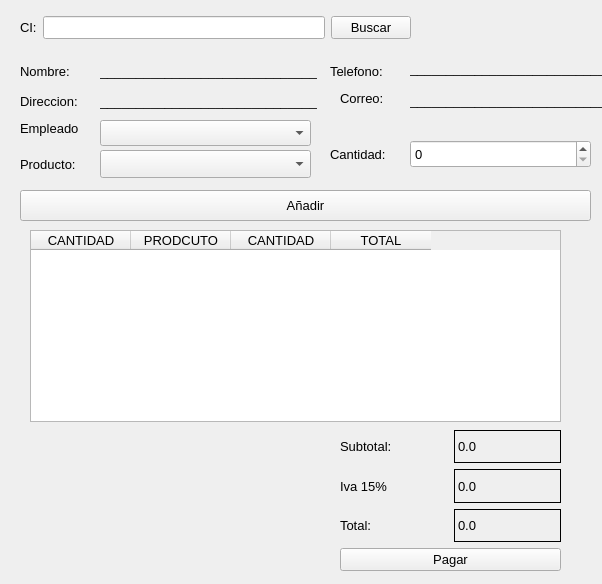
<?xml version="1.0" encoding="UTF-8"?>
<ui version="4.0">
 <class>registrarVentas</class>
 <widget class="QWidget" name="registrarVentas">
  <property name="geometry">
   <rect>
    <x>0</x>
    <y>0</y>
    <width>602</width>
    <height>584</height>
   </rect>
  </property>
  <property name="windowTitle">
   <string>Registro de Ventas</string>
  </property>
  <widget class="QTableWidget" name="tableWidget_ventas">
   <property name="geometry">
    <rect>
     <x>30</x>
     <y>230</y>
     <width>531</width>
     <height>192</height>
    </rect>
   </property>
   <property name="font">
    <font>
     <pointsize>10</pointsize>
    </font>
   </property>
   <column>
    <property name="text">
     <string>CANTIDAD</string>
    </property>
   </column>
   <column>
    <property name="text">
     <string>PRODCUTO</string>
    </property>
   </column>
   <column>
    <property name="text">
     <string>CANTIDAD</string>
    </property>
   </column>
   <column>
    <property name="text">
     <string>TOTAL</string>
    </property>
   </column>
  </widget>
  <widget class="QComboBox" name="cb_empleados">
   <property name="geometry">
    <rect>
     <x>100</x>
     <y>120</y>
     <width>211</width>
     <height>26</height>
    </rect>
   </property>
   <property name="font">
    <font>
     <pointsize>10</pointsize>
    </font>
   </property>
  </widget>
  <widget class="QLabel" name="label_3">
   <property name="geometry">
    <rect>
     <x>20</x>
     <y>120</y>
     <width>101</width>
     <height>16</height>
    </rect>
   </property>
   <property name="font">
    <font>
     <pointsize>10</pointsize>
     <fontweight>DemiBold</fontweight>
    </font>
   </property>
   <property name="text">
    <string>Empleado</string>
   </property>
  </widget>
  <widget class="QWidget" name="layoutWidget_3">
   <property name="geometry">
    <rect>
     <x>20</x>
     <y>10</y>
     <width>391</width>
     <height>35</height>
    </rect>
   </property>
   <property name="font">
    <font>
     <pointsize>10</pointsize>
    </font>
   </property>
   <layout class="QGridLayout" name="gridLayout_4">
    <item row="0" column="0">
     <widget class="QLabel" name="label">
      <property name="font">
       <font>
        <pointsize>10</pointsize>
        <fontweight>DemiBold</fontweight>
       </font>
      </property>
      <property name="text">
       <string>CI:</string>
      </property>
     </widget>
    </item>
    <item row="0" column="1">
     <widget class="QLineEdit" name="txt_cedula">
      <property name="font">
       <font>
        <pointsize>10</pointsize>
       </font>
      </property>
     </widget>
    </item>
    <item row="0" column="2">
     <widget class="QPushButton" name="btn_buscar">
      <property name="font">
       <font>
        <pointsize>10</pointsize>
       </font>
      </property>
      <property name="text">
       <string>Buscar</string>
      </property>
     </widget>
    </item>
   </layout>
  </widget>
  <widget class="QWidget" name="layoutWidget_4">
   <property name="geometry">
    <rect>
     <x>340</x>
     <y>430</y>
     <width>221</width>
     <height>141</height>
    </rect>
   </property>
   <property name="font">
    <font>
     <pointsize>10</pointsize>
    </font>
   </property>
   <layout class="QGridLayout" name="gridLayout_2">
    <item row="0" column="0">
     <widget class="QLabel" name="label_8">
      <property name="font">
       <font>
        <pointsize>10</pointsize>
        <fontweight>DemiBold</fontweight>
       </font>
      </property>
      <property name="text">
       <string>Subtotal:</string>
      </property>
     </widget>
    </item>
    <item row="0" column="1">
     <widget class="QLabel" name="lbl_subtotal">
      <property name="font">
       <font>
        <pointsize>10</pointsize>
       </font>
      </property>
      <property name="frameShape">
       <enum>QFrame::Box</enum>
      </property>
      <property name="text">
       <string>0.0</string>
      </property>
     </widget>
    </item>
    <item row="1" column="0">
     <widget class="QLabel" name="label_10">
      <property name="font">
       <font>
        <pointsize>10</pointsize>
        <fontweight>DemiBold</fontweight>
       </font>
      </property>
      <property name="text">
       <string>Iva 15%</string>
      </property>
     </widget>
    </item>
    <item row="1" column="1">
     <widget class="QLabel" name="lbl_iva">
      <property name="font">
       <font>
        <pointsize>10</pointsize>
       </font>
      </property>
      <property name="frameShape">
       <enum>QFrame::Box</enum>
      </property>
      <property name="text">
       <string>0.0</string>
      </property>
     </widget>
    </item>
    <item row="2" column="0">
     <widget class="QLabel" name="label_11">
      <property name="font">
       <font>
        <pointsize>10</pointsize>
        <fontweight>DemiBold</fontweight>
       </font>
      </property>
      <property name="text">
       <string>Total:</string>
      </property>
     </widget>
    </item>
    <item row="2" column="1">
     <widget class="QLabel" name="lbl_total">
      <property name="font">
       <font>
        <pointsize>10</pointsize>
       </font>
      </property>
      <property name="frameShape">
       <enum>QFrame::Box</enum>
      </property>
      <property name="text">
       <string>0.0</string>
      </property>
     </widget>
    </item>
    <item row="3" column="0" colspan="2">
     <widget class="QPushButton" name="btn_pagar">
      <property name="font">
       <font>
        <pointsize>10</pointsize>
       </font>
      </property>
      <property name="text">
       <string>Pagar</string>
      </property>
     </widget>
    </item>
   </layout>
  </widget>
  <widget class="QLabel" name="label_2">
   <property name="geometry">
    <rect>
     <x>20</x>
     <y>60</y>
     <width>75</width>
     <height>22</height>
    </rect>
   </property>
   <property name="font">
    <font>
     <pointsize>10</pointsize>
     <fontweight>DemiBold</fontweight>
    </font>
   </property>
   <property name="text">
    <string>Nombre:</string>
   </property>
   <property name="alignment">
    <set>Qt::AlignLeading|Qt::AlignLeft|Qt::AlignVCenter</set>
   </property>
  </widget>
  <widget class="QLabel" name="label_4">
   <property name="geometry">
    <rect>
     <x>20</x>
     <y>90</y>
     <width>75</width>
     <height>22</height>
    </rect>
   </property>
   <property name="font">
    <font>
     <pointsize>10</pointsize>
     <fontweight>DemiBold</fontweight>
    </font>
   </property>
   <property name="text">
    <string>Direccion:</string>
   </property>
   <property name="alignment">
    <set>Qt::AlignLeading|Qt::AlignLeft|Qt::AlignVCenter</set>
   </property>
  </widget>
  <widget class="QLabel" name="lbl_nombre">
   <property name="geometry">
    <rect>
     <x>100</x>
     <y>60</y>
     <width>217</width>
     <height>22</height>
    </rect>
   </property>
   <property name="font">
    <font>
     <pointsize>10</pointsize>
    </font>
   </property>
   <property name="frameShape">
    <enum>QFrame::NoFrame</enum>
   </property>
   <property name="text">
    <string>_______________________________</string>
   </property>
  </widget>
  <widget class="QLabel" name="lbl_direccion">
   <property name="geometry">
    <rect>
     <x>100</x>
     <y>90</y>
     <width>217</width>
     <height>22</height>
    </rect>
   </property>
   <property name="font">
    <font>
     <pointsize>10</pointsize>
    </font>
   </property>
   <property name="frameShape">
    <enum>QFrame::NoFrame</enum>
   </property>
   <property name="text">
    <string>_______________________________</string>
   </property>
  </widget>
  <widget class="QLabel" name="label_9">
   <property name="geometry">
    <rect>
     <x>330</x>
     <y>60</y>
     <width>296</width>
     <height>22</height>
    </rect>
   </property>
   <property name="font">
    <font>
     <pointsize>10</pointsize>
     <fontweight>DemiBold</fontweight>
    </font>
   </property>
   <property name="text">
    <string>Telefono:</string>
   </property>
   <property name="alignment">
    <set>Qt::AlignLeading|Qt::AlignLeft|Qt::AlignVCenter</set>
   </property>
  </widget>
  <widget class="QLabel" name="label_7">
   <property name="geometry">
    <rect>
     <x>340</x>
     <y>80</y>
     <width>296</width>
     <height>36</height>
    </rect>
   </property>
   <property name="font">
    <font>
     <pointsize>10</pointsize>
     <fontweight>DemiBold</fontweight>
    </font>
   </property>
   <property name="text">
    <string>Correo:</string>
   </property>
   <property name="alignment">
    <set>Qt::AlignLeading|Qt::AlignLeft|Qt::AlignVCenter</set>
   </property>
  </widget>
  <widget class="QLabel" name="lbl_telefono">
   <property name="geometry">
    <rect>
     <x>410</x>
     <y>50</y>
     <width>599</width>
     <height>37</height>
    </rect>
   </property>
   <property name="font">
    <font>
     <pointsize>10</pointsize>
    </font>
   </property>
   <property name="frameShape">
    <enum>QFrame::NoFrame</enum>
   </property>
   <property name="text">
    <string>_______________________________</string>
   </property>
  </widget>
  <widget class="QLabel" name="lbl_correo">
   <property name="geometry">
    <rect>
     <x>410</x>
     <y>60</y>
     <width>599</width>
     <height>80</height>
    </rect>
   </property>
   <property name="font">
    <font>
     <pointsize>10</pointsize>
    </font>
   </property>
   <property name="frameShape">
    <enum>QFrame::NoFrame</enum>
   </property>
   <property name="text">
    <string>_______________________________</string>
   </property>
  </widget>
  <widget class="QLabel" name="label_5">
   <property name="geometry">
    <rect>
     <x>20</x>
     <y>150</y>
     <width>116</width>
     <height>28</height>
    </rect>
   </property>
   <property name="font">
    <font>
     <pointsize>10</pointsize>
     <fontweight>DemiBold</fontweight>
    </font>
   </property>
   <property name="text">
    <string>Producto:</string>
   </property>
  </widget>
  <widget class="QComboBox" name="cb_productos">
   <property name="geometry">
    <rect>
     <x>100</x>
     <y>150</y>
     <width>211</width>
     <height>28</height>
    </rect>
   </property>
   <property name="font">
    <font>
     <pointsize>10</pointsize>
    </font>
   </property>
  </widget>
  <widget class="QLabel" name="label_6">
   <property name="geometry">
    <rect>
     <x>330</x>
     <y>140</y>
     <width>147</width>
     <height>28</height>
    </rect>
   </property>
   <property name="font">
    <font>
     <pointsize>10</pointsize>
     <fontweight>DemiBold</fontweight>
    </font>
   </property>
   <property name="text">
    <string>Cantidad:</string>
   </property>
  </widget>
  <widget class="QSpinBox" name="spinBox_cantidad">
   <property name="geometry">
    <rect>
     <x>410</x>
     <y>140</y>
     <width>181</width>
     <height>28</height>
    </rect>
   </property>
   <property name="font">
    <font>
     <pointsize>10</pointsize>
    </font>
   </property>
  </widget>
  <widget class="QPushButton" name="btn_anadir">
   <property name="geometry">
    <rect>
     <x>20</x>
     <y>190</y>
     <width>571</width>
     <height>31</height>
    </rect>
   </property>
   <property name="font">
    <font>
     <pointsize>10</pointsize>
    </font>
   </property>
   <property name="text">
    <string>Añadir</string>
   </property>
  </widget>
 </widget>
 <resources/>
 <connections/>
</ui>
